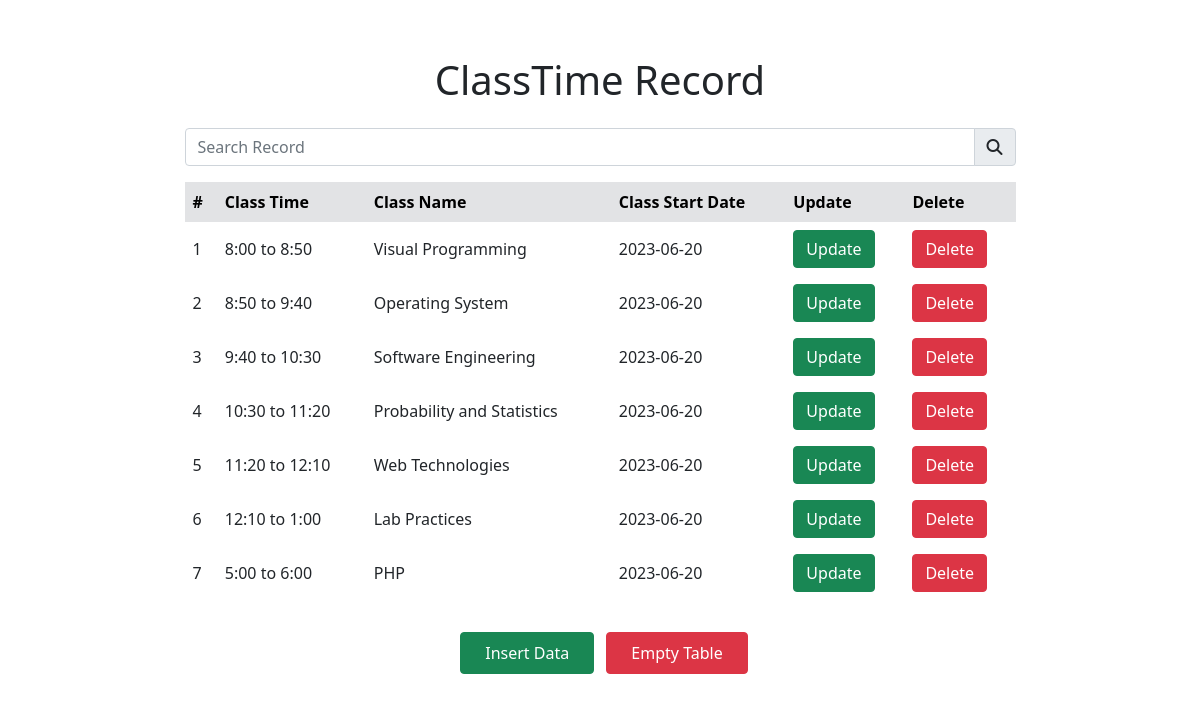
Screenshot of /CURD/ctime-view.php with the database file from the repository.
### tables this page shows
CREATE TABLE `classtime` (
  `ctid` bigint(255) NOT NULL,
  `cttime` varchar(255) NOT NULL,
  `cname` varchar(255) NOT NULL,
  `cdate` varchar(255) NOT NULL
);

### CURD/ctime-view.php (the view, shortened to what this page needs)
<?php
    include('./connection.php');
    if(isset($_GET['search'])){
      $search = $_GET['search'];
    }
    else{
      $search = NULL;
    }
?>
<!doctype html>
<html lang="en">
<head>
  <link rel="stylesheet" href="https://cdnjs.cloudflare.com/ajax/libs/font-awesome/6.4.0/css/all.min.css" />
  <link href="../files/bootstrap.min.css" rel="stylesheet">
</head>
<body>
  <main class='container'>
    <div class="row justify-content-center">
      <div class="col-9">
        <div class="table-responsive mt-5">
            <h1 class="py-2 text-center">ClassTime Record</h1>
            <form>
              <div class="input-group my-3 align-right">
                <input type="search" class="form-control" name="search" placeholder="Search Record" aria-describedby="addon">
                <span class="input-group-text" id="addon"><i class="fa-solid fa-magnifying-glass"></i></span>
              </div>
            </form>
            <table class="table table-hover table-borderless align-middle">
                <thead class="table-secondary">
                    <tr>
                        <th>#</th>
                        <th>Class Time</th>
                        <th>Class Name</th>
                        <th>Class Start Date</th>
                        <th>Update</th>
                        <th>Delete</th>
                    </tr>
                </thead>
                <tbody>
                <?php
                    $sql = "SELECT * FROM `classtime` WHERE (`ctid` LIKE '$search' or `cttime` LIKE '%$search%' or `cname` LIKE '%$search%' or `cdate` LIKE '%$search%')";
                    $run = mysqli_query($conn, $sql);
                    while( $select = mysqli_fetch_array($run, MYSQLI_ASSOC)){
                    ?>
                    <tr>
                        <td><?php echo $select['ctid'] ?></td>
                        <td><?php echo $select['cttime'] ?></td>
                        <td><?php echo $select['cname'] ?></td>
                        <td><?php echo $select['cdate'] ?></td>
                        <td><a href="./ctime-update.php?ctid=<?php echo $select['ctid'] ?>" class="btn btn-success">Update</a></td>
                        <td><a href="./ctime-delete.php?ctid=<?php echo $select['ctid'] ?>" class="btn btn-danger">Delete</a></td>
                    </tr>
                    <?php
                    }
                ?>
                </tbody>
            </table>
        </div>
      </div>
      <div class="col-12 my-3 text-center">
        <a href="./ctime-insert.php" target="_blank" class="btn btn-success px-4 py-2 mx-2">Insert Data</a>
        <a href="./ctime-empty.php" class="btn btn-danger px-4 py-2">Empty Table</a>
      </div>
    </div>
  </main>
</body>
</html>

### rows the page displays
classtime: ctid "1", cttime "8:00 to 8:50", cname "Visual Programming", cdate "2023-06-20"
classtime: ctid "2", cttime "8:50 to 9:40", cname "Operating System", cdate "2023-06-20"
classtime: ctid "3", cttime "9:40 to 10:30", cname "Software Engineering", cdate "2023-06-20"
classtime: ctid "4", cttime "10:30 to 11:20", cname "Probability and Statistics", cdate "2023-06-20"
classtime: ctid "5", cttime "11:20 to 12:10", cname "Web Technologies", cdate "2023-06-20"
classtime: ctid "6", cttime "12:10 to 1:00", cname "Lab Practices", cdate "2023-06-20"
classtime: ctid "7", cttime "5:00 to 6:00", cname "PHP", cdate "2023-06-20"
